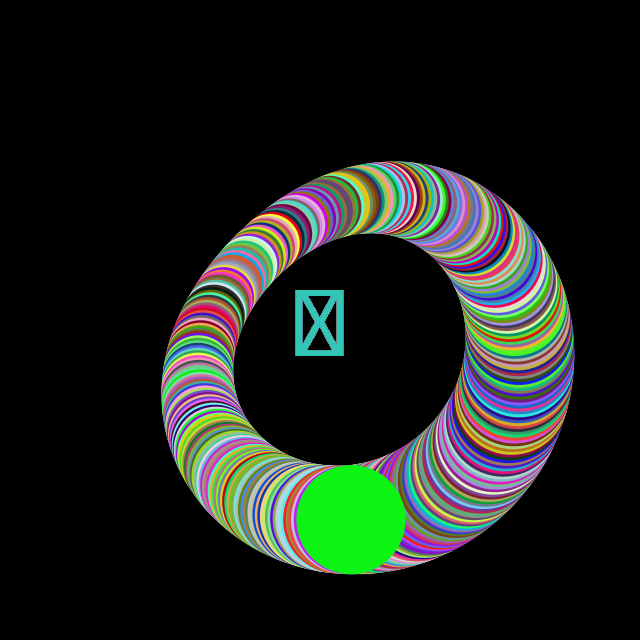
Frame 1 (no input)
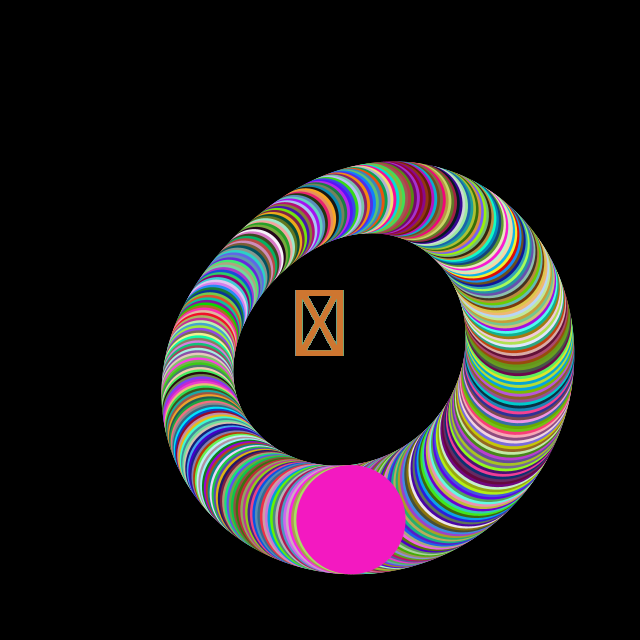
Frame 60 (the mouse pressed at the canvas centre just before this capture)
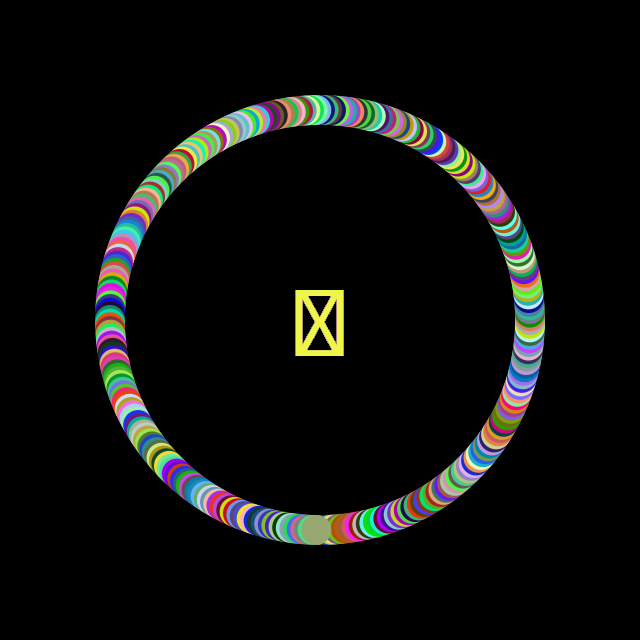
Frame 120 (the mouse held since frame 60 and released just before this capture)

The Processing sketch that drew these frames (run headless with seeded random() and noise(); from frame 60 on, the mouse is pressed at the canvas centre):

// Processing sketch: processing_171079
// ── processing_171079.pde

char letter;
String words = "";
float bendAmount = 60;



void setup() {
size(640, 640);
fill(0, 150, 255, 100);
noStroke();
frameRate(20);
}

void draw() {


if (keyPressed) {
if (key == ' ') {

fill(random(255));
rect(0,320,320,320);

fill(random(255));
rect(320,0,320,320);
fill(random(255));
rect(320,320,320,320);

fill(random(255));
rect(0,0,320,320);
}
} else {
background(0);
}



for (int i = 0; i < 360; i++) {
float x = width/2+sin(radians(i)) * 150;
float y = height/2+cos(radians(i)) * 150;


float d = map(dist(mouseX, mouseY, x, y), -150, 150, -bendAmount/2+3, bendAmount/2);


if (keyPressed) {
if (key == ' ') {
fill(random(255));
pushMatrix();
translate(x, y);
float angle = atan2(mouseX-x, mouseY-y);
rotate(radians(90)-angle); 
ellipse(-bendAmount, 0, d, d);
popMatrix();
fill(random(255),random(255),random(255));
}
} else {
fill(random(255),random(255),random(255));
pushMatrix();
translate(x, y);
float angle = atan2(mouseX-x, mouseY-y);
rotate(radians(90)-angle); 
ellipse(-bendAmount, 0, d, d);
popMatrix();
fill(random(255),random(255),random(255));
}


if (keyPressed) {
if (key == ' ') {
fill(random(255));
textAlign(CENTER, CENTER);
textSize(100);
text(letter, 320, 320);
}
} else {
fill(random(255),random(255),random(255));
textAlign(CENTER, CENTER);
textSize(100);
text(letter, 320, 320);
}



}
}


void keyPressed() {
if ((key >= 'A' && key <= 'Z') || (key >= 'a' && key <= 'z')) {
letter = key;
println(key);
}
}
